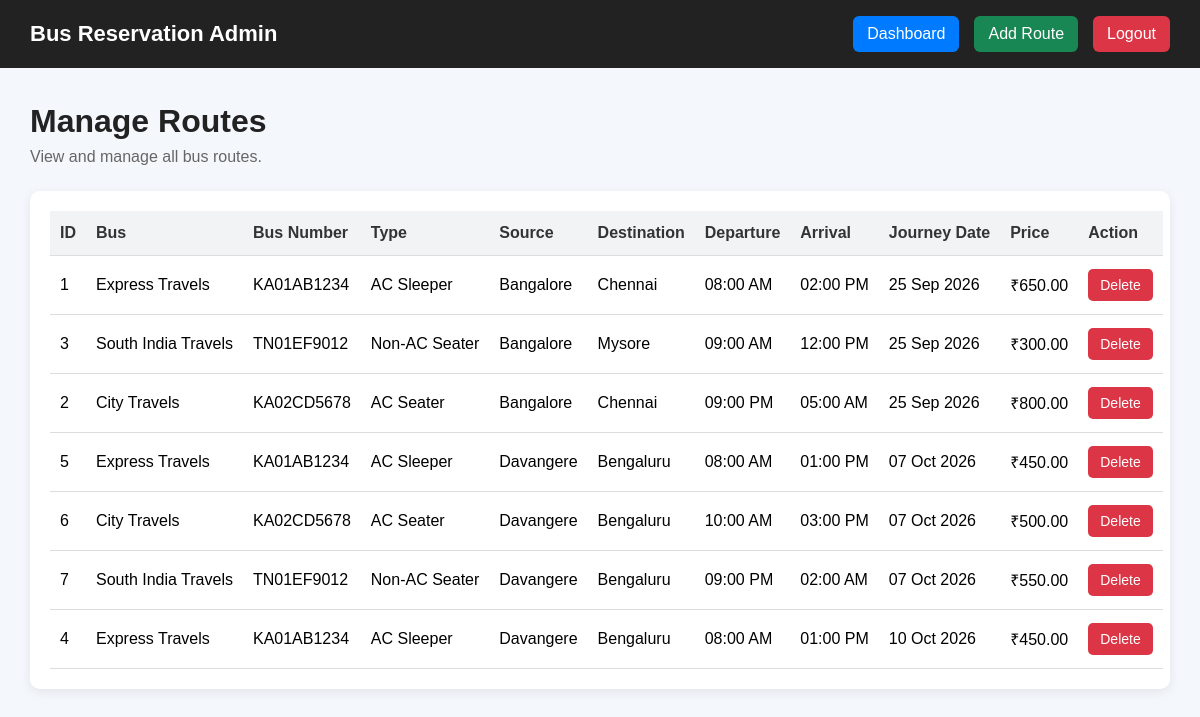
The app's page /manage_routes.php (signed in) with its own data.
### tables this page shows
CREATE TABLE IF NOT EXISTS routes (
    id INT AUTO_INCREMENT PRIMARY KEY,
    bus_id INT NOT NULL,
    source VARCHAR(100) NOT NULL,
    destination VARCHAR(100) NOT NULL,
    departure_time TIME NOT NULL,
    arrival_time TIME NOT NULL,
    journey_date DATE NOT NULL,
    price DECIMAL(10,2) NOT NULL,

    FOREIGN KEY (bus_id)
        REFERENCES buses(id)
        ON DELETE CASCADE
);

CREATE TABLE IF NOT EXISTS buses (
    id INT AUTO_INCREMENT PRIMARY KEY,
    bus_number VARCHAR(50) NOT NULL UNIQUE,
    bus_name VARCHAR(100) NOT NULL,
    bus_type VARCHAR(50) NOT NULL,
    total_seats INT NOT NULL,
    created_at TIMESTAMP DEFAULT CURRENT_TIMESTAMP
);

### manage_routes.php (the view, shortened to what this page needs)
<?php
require_once "../config/db_connection.php";
$result = $conn->query(
    "SELECT
        r.id,
        r.source,
        r.destination,
        r.departure_time,
        r.arrival_time,
        r.journey_date,
        r.price,
        b.bus_number,
        b.bus_name,
        b.bus_type,
        b.total_seats
     FROM routes r
     INNER JOIN buses b ON r.bus_id = b.id
     ORDER BY r.journey_date ASC, r.departure_time ASC"
);
?>
<!DOCTYPE html>
<html lang="en">
<head>
</head>
<body>
    <div class="navbar">
        <h2>Bus Reservation Admin</h2>
        <div class="nav-links">
            <a href="dashboard.php" class="dashboard-btn">
                Dashboard
            </a>
            <a href="add_route.php" class="add-btn">
                Add Route
            </a>
            <a href="logout.php" class="logout-btn">
                Logout
            </a>
        </div>
    </div>
    <div class="container">
        <div class="page-header">
            <h1>Manage Routes</h1>
            <p>
                View and manage all bus routes.
            </p>
        </div>
        <div class="table-container">
            <?php if ($result->num_rows > 0): ?>
                <table>
                    <thead>
                        <tr>
                            <th>ID</th>
                            <th>Bus</th>
                            <th>Bus Number</th>
                            <th>Type</th>
                            <th>Source</th>
                            <th>Destination</th>
                            <th>Departure</th>
                            <th>Arrival</th>
                            <th>Journey Date</th>
                            <th>Price</th>
                            <th>Action</th>
                        </tr>
                    </thead>
                    <tbody>
                        <?php while ($route = $result->fetch_assoc()): ?>
                            <tr>
                                <td>
                                    <?php echo $route["id"]; ?>
                                </td>
                                <td>
                                    <?php echo htmlspecialchars($route["bus_name"]); ?>
                                </td>
                                <td>
                                    <?php echo htmlspecialchars($route["bus_number"]); ?>
                                </td>
                                <td>
                                    <?php echo htmlspecialchars($route["bus_type"]); ?>
                                </td>
                                <td>
                                    <?php echo htmlspecialchars($route["source"]); ?>
                                </td>
                                <td>
                                    <?php echo htmlspecialchars($route["destination"]); ?>
                                </td>
                                <td>
                                    <?php echo date(
                                        "h:i A",
                                        strtotime($route["departure_time"])
                                    ); ?>
                                </td>
                                <td>
                                    <?php echo date(
                                        "h:i A",
                                        strtotime($route["arrival_time"])
                                    ); ?>
                                </td>
                                <td>
                                    <?php echo date(
                                        "d M Y",
                                        strtotime($route["journey_date"])
                                    ); ?>
                                </td>
                                <td>
                                    ₹<?php echo number_format(
                                        $route["price"],
                                        2
                                    ); ?>
                                </td>
                                <td>
                                    <a
                                        href="manage_routes.php?delete=<?php echo $route["id"]; ?>"
                                        class="delete-btn"
                                        onclick="return confirm('Are you sure you want to delete this route?');"
                                    >
                                        Delete
                                    </a>
                                </td>
                            </tr>
                        <?php endwhile; ?>
                    </tbody>
                </table>
            <?php endif; ?>
        </div>
    </div>
</body>
</html>

### manage_routes.php (style rules this page uses)
* { box-sizing: border-box; margin: 0; padding: 0; font-family: Arial, sans-serif; }
body { background: #f4f7fb; min-height: 100vh; }
.navbar { background: #222; color: white; padding: 16px 30px; display: flex; justify-content: space-between; align-items: center; }
.navbar h2 { font-size: 22px; }
.nav-links { display: flex; gap: 15px; }
.nav-links a { text-decoration: none; color: white; padding: 9px 14px; border-radius: 6px; }
.dashboard-btn { background: #007bff; }
.add-btn { background: #198754; }
.logout-btn { background: #dc3545; }
.container { width: 95%; max-width: 1400px; margin: 35px auto; }
.page-header { margin-bottom: 25px; }
.page-header h1 { color: #222; margin-bottom: 8px; }
.page-header p { color: #666; }
.table-container { background: white; padding: 20px; border-radius: 10px; box-shadow: 0 3px 12px rgba(0, 0, 0, 0.08); overflow-x: auto; }
table { width: 100%; border-collapse: collapse; min-width: 1100px; }
th, td { padding: 13px 10px; text-align: left; border-bottom: 1px solid #ddd; white-space: nowrap; }
th { background: #f1f3f5; color: #333; }
.delete-btn { display: inline-block; text-decoration: none; background: #dc3545; color: white; padding: 8px 12px; border-radius: 5px; font-size: 14px; }

### records on screen
routes: id "1", bus.bus_name "Express Travels", bus.bus_number "KA01AB1234", bus.bus_type "AC Sleeper", source "Bangalore", destination "Chennai", departure_time "08:00 AM", arrival_time "02:00 PM", journey_date "25 Sep 2026", price "650.00"
routes: id "3", bus.bus_name "South India Travels", bus.bus_number "TN01EF9012", bus.bus_type "Non-AC Seater", source "Bangalore", destination "Mysore", departure_time "09:00 AM", arrival_time "12:00 PM", journey_date "25 Sep 2026", price "300.00"
routes: id "2", bus.bus_name "City Travels", bus.bus_number "KA02CD5678", bus.bus_type "AC Seater", source "Bangalore", destination "Chennai", departure_time "09:00 PM", arrival_time "05:00 AM", journey_date "25 Sep 2026", price "800.00"
routes: id "5", bus.bus_name "Express Travels", bus.bus_number "KA01AB1234", bus.bus_type "AC Sleeper", source "Davangere", destination "Bengaluru", departure_time "08:00 AM", arrival_time "01:00 PM", journey_date "07 Oct 2026", price "450.00"
routes: id "6", bus.bus_name "City Travels", bus.bus_number "KA02CD5678", bus.bus_type "AC Seater", source "Davangere", destination "Bengaluru", departure_time "10:00 AM", arrival_time "03:00 PM", journey_date "07 Oct 2026", price "500.00"
routes: id "7", bus.bus_name "South India Travels", bus.bus_number "TN01EF9012", bus.bus_type "Non-AC Seater", source "Davangere", destination "Bengaluru", departure_time "09:00 PM", arrival_time "02:00 AM", journey_date "07 Oct 2026", price "550.00"
routes: id "4", bus.bus_name "Express Travels", bus.bus_number "KA01AB1234", bus.bus_type "AC Sleeper", source "Davangere", destination "Bengaluru", departure_time "08:00 AM", arrival_time "01:00 PM", journey_date "10 Oct 2026", price "450.00"
